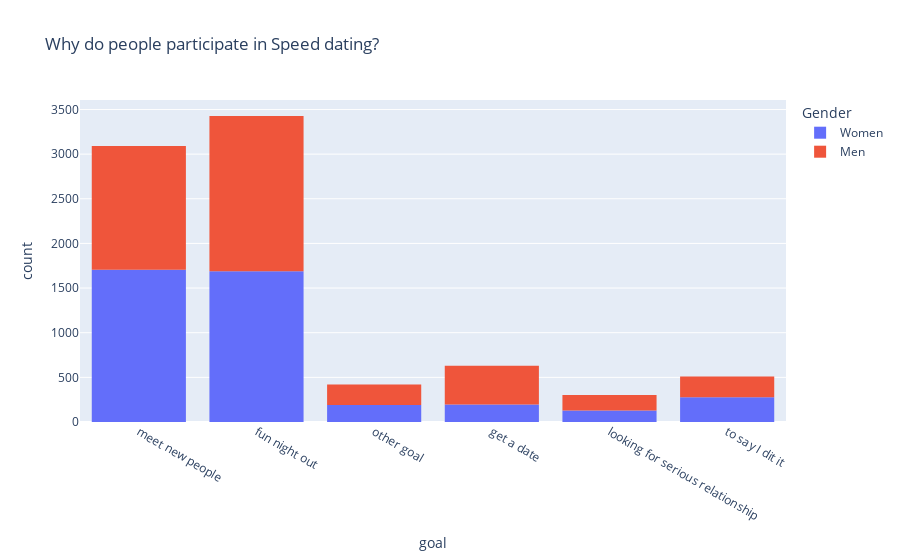

The notebook cell saved with this chart:
### Code cell
fig = px.histogram(df_1, x="goal", color="Gender", category_orders=dict(goal=['meet new people', 'fun night out', 'other goal', 'get a date',
       'looking for serious relationship','to say I dit it']), title="Why do people participate in Speed dating?")
fig.show()

### Figure 1 — Plotly figure (JSON) as saved in the notebook; plotly's stock layout.template omitted (floating-point values rounded to 4 significant figures; data arrays with more than 128 entries replaced by an {"elided": "..."} marker saying what was removed)
{"data": [{"alignmentgroup": "True", "bingroup": "x", "hovertemplate": "Gender=Women<br>goal=%{x}<br>count=%{y}<extra></extra>", "legendgroup": "Women", "marker": {"color": "#636efa", "pattern": {"shape": ""}}, "name": "Women", "offsetgroup": "Women", "orientation": "v", "showlegend": true, "type": "histogram", "x": {"elided": "4184 str values"}, "xaxis": "x", "yaxis": "y"}, {"alignmentgroup": "True", "bingroup": "x", "hovertemplate": "Gender=Men<br>goal=%{x}<br>count=%{y}<extra></extra>", "legendgroup": "Men", "marker": {"color": "#EF553B", "pattern": {"shape": ""}}, "name": "Men", "offsetgroup": "Men", "orientation": "v", "showlegend": true, "type": "histogram", "x": {"elided": "4194 str values"}, "xaxis": "x", "yaxis": "y"}], "layout": {"barmode": "relative", "legend": {"title": {"text": "Gender"}, "tracegroupgap": 0}, "title": {"text": "Why do people participate in Speed dating?"}, "xaxis": {"anchor": "y", "categoryarray": ["meet new people", "fun night out", "other goal", "get a date", "looking for serious relationship", "to say I dit it"], "categoryorder": "array", "domain": [0, 1], "title": {"text": "goal"}}, "yaxis": {"anchor": "x", "domain": [0, 1], "title": {"text": "count"}}}}
